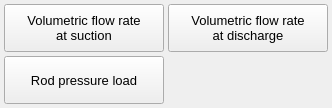
               <widget class="QWidget" name="tab_frequency_2">
                <attribute name="title">
                 <string>Frequency</string>
                </attribute>
                <layout class="QGridLayout" name="gridLayout_33">
                 <property name="leftMargin">
                  <number>4</number>
                 </property>
                 <property name="topMargin">
                  <number>4</number>
                 </property>
                 <property name="rightMargin">
                  <number>4</number>
                 </property>
                 <property name="bottomMargin">
                  <number>4</number>
                 </property>
                 <property name="spacing">
                  <number>4</number>
                 </property>
                 <item row="1" column="1">
                  <widget class="QPushButton" name="pushButton_plot_volumetric_flow_rate_at_discharge_frequency">
                   <property name="minimumSize">
                    <size>
                     <width>160</width>
                     <height>48</height>
                    </size>
                   </property>
                   <property name="maximumSize">
                    <size>
                     <width>160</width>
                     <height>48</height>
                    </size>
                   </property>
                   <property name="font">
                    <font>
                     <pointsize>10</pointsize>
                    </font>
                   </property>
                   <property name="styleSheet">
                    <string notr="true"/>
                   </property>
                   <property name="text">
                    <string>Volumetric flow rate 
at discharge</string>
                   </property>
                  </widget>
                 </item>
                 <item row="1" column="0">
                  <widget class="QPushButton" name="pushButton_plot_volumetric_flow_rate_at_suction_frequency">
                   <property name="minimumSize">
                    <size>
                     <width>160</width>
                     <height>48</height>
                    </size>
                   </property>
                   <property name="maximumSize">
                    <size>
                     <width>160</width>
                     <height>48</height>
                    </size>
                   </property>
                   <property name="font">
                    <font>
                     <pointsize>10</pointsize>
                    </font>
                   </property>
                   <property name="styleSheet">
                    <string notr="true"/>
                   </property>
                   <property name="text">
                    <string>Volumetric flow rate 
at suction</string>
                   </property>
                  </widget>
                 </item>
                 <item row="2" column="0">
                  <widget class="QPushButton" name="pushButton_plot_rod_pressure_load_frequency">
                   <property name="minimumSize">
                    <size>
                     <width>160</width>
                     <height>48</height>
                    </size>
                   </property>
                   <property name="maximumSize">
                    <size>
                     <width>160</width>
                     <height>48</height>
                    </size>
                   </property>
                   <property name="font">
                    <font>
                     <pointsize>10</pointsize>
                    </font>
                   </property>
                   <property name="styleSheet">
                    <string notr="true"/>
                   </property>
                   <property name="text">
                    <string>Rod pressure load</string>
                   </property>
                  </widget>
                 </item>
                </layout>
               </widget>
